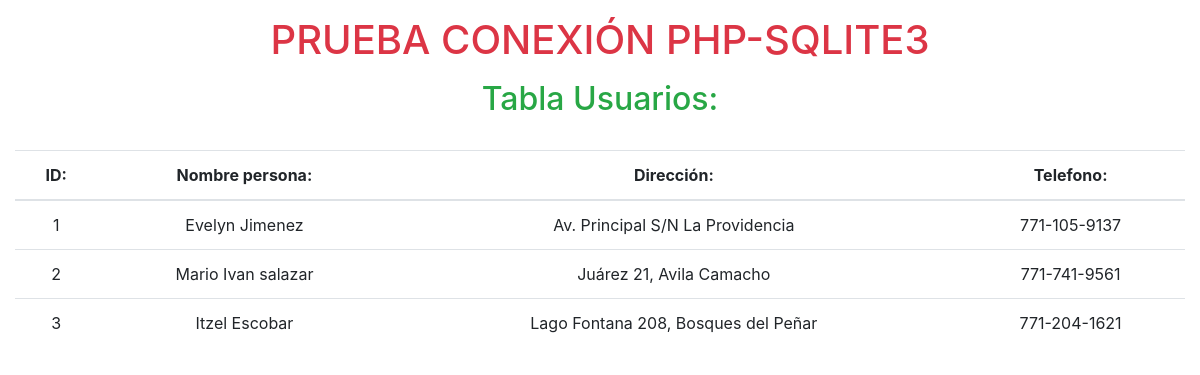
/webApp/db_test/index.php, run on the app's committed database.
### tables this page shows
CREATE TABLE datos (
    id_persona INTEGER PRIMARY KEY AUTOINCREMENT,
    nombre VARCHAR(30),
    direccion VARCHAR(50),
    telefono CHAR(15)
);

### webapp/db_test/db/db_list.php (the view)
<?php
    $db = new SQLite3("../usuarios.db");
    $resultado = $db->query("SELECT * from datos;");
    $table = "
        <table class='table text-center'>
            <thead>
            <tr>
                <th>ID:</th>
                <th>Nombre persona:</th>
                <th>Dirección:</th>
                <th>Telefono:</th>
            </tr>
            </thead>
            ";
    print($table);
    while ($row = $resultado->fetchArray() ) {
        $id_persona = $row['id_persona'];
        $nombre = $row['nombre'];
        $direccion = $row['direccion'];
        $telefono = $row['telefono'];
        $table = "
            <tr>
                <td>$id_persona</td>
                <td>$nombre</td>
                <td>$direccion</td>
                <td>$telefono</td>
            </tr>
        ";
        print($table);
    }
    print("</table>");
?>

### webapp/db_test/index.php (shortened to what this page needs)
<!doctype html>
<html lang="es">
<head>
    <link rel="stylesheet" href="https://cdn.jsdelivr.net/npm/bootstrap@4.5.3/dist/css/bootstrap.min.css">
</head>
<body>
    <div class="container-fluid">
        <h1 class="text-center text-danger mt-2 pt-2">PRUEBA CONEXIÓN PHP-SQLITE3</h1>
        <h2 class="text-center text-success mt-2 pt-2">Tabla Usuarios:</h2> <br>
        <?php include 'db/db_list.php'; ?> <br>
    </div>
</body>
</html>

### data on the page
datos: id_persona "1", nombre "Evelyn Jimenez", direccion "Av. Principal S/N La Providencia", telefono "771-105-9137"
datos: id_persona "2", nombre "Mario Ivan salazar", direccion "Juárez 21, Avila Camacho", telefono "771-741-9561"
datos: id_persona "3", nombre "Itzel Escobar", direccion "Lago Fontana 208, Bosques del Peñar", telefono "771-204-1621"
